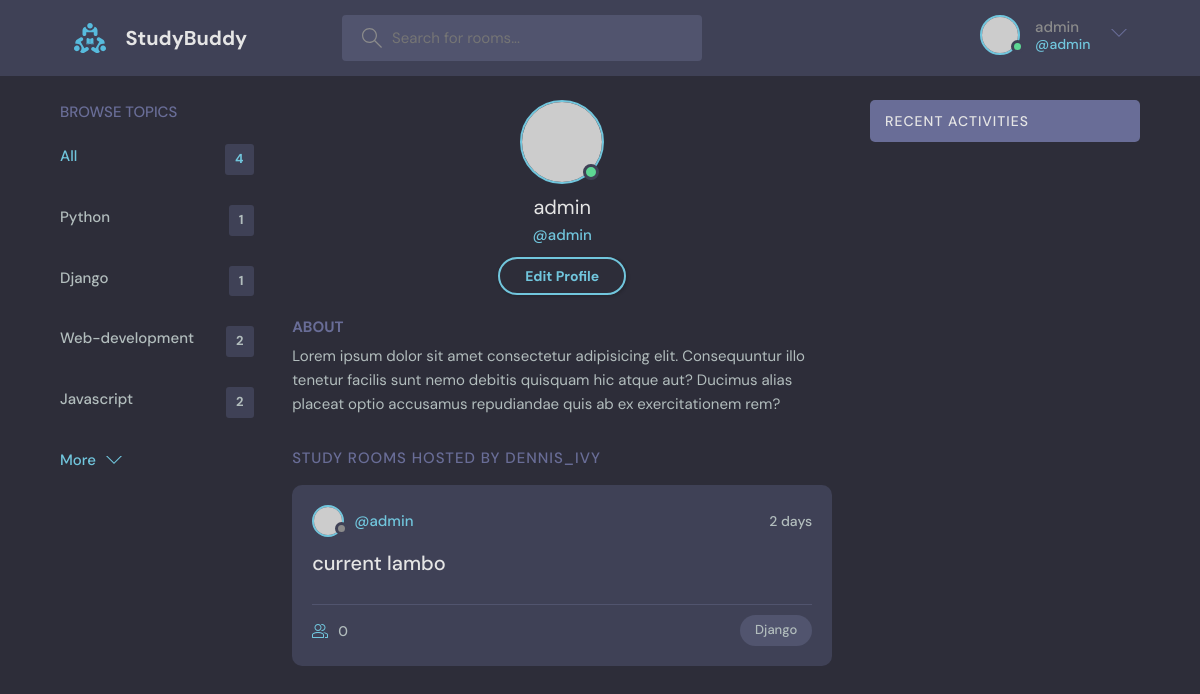
The app's page /profile/5/ (signed in), older data.
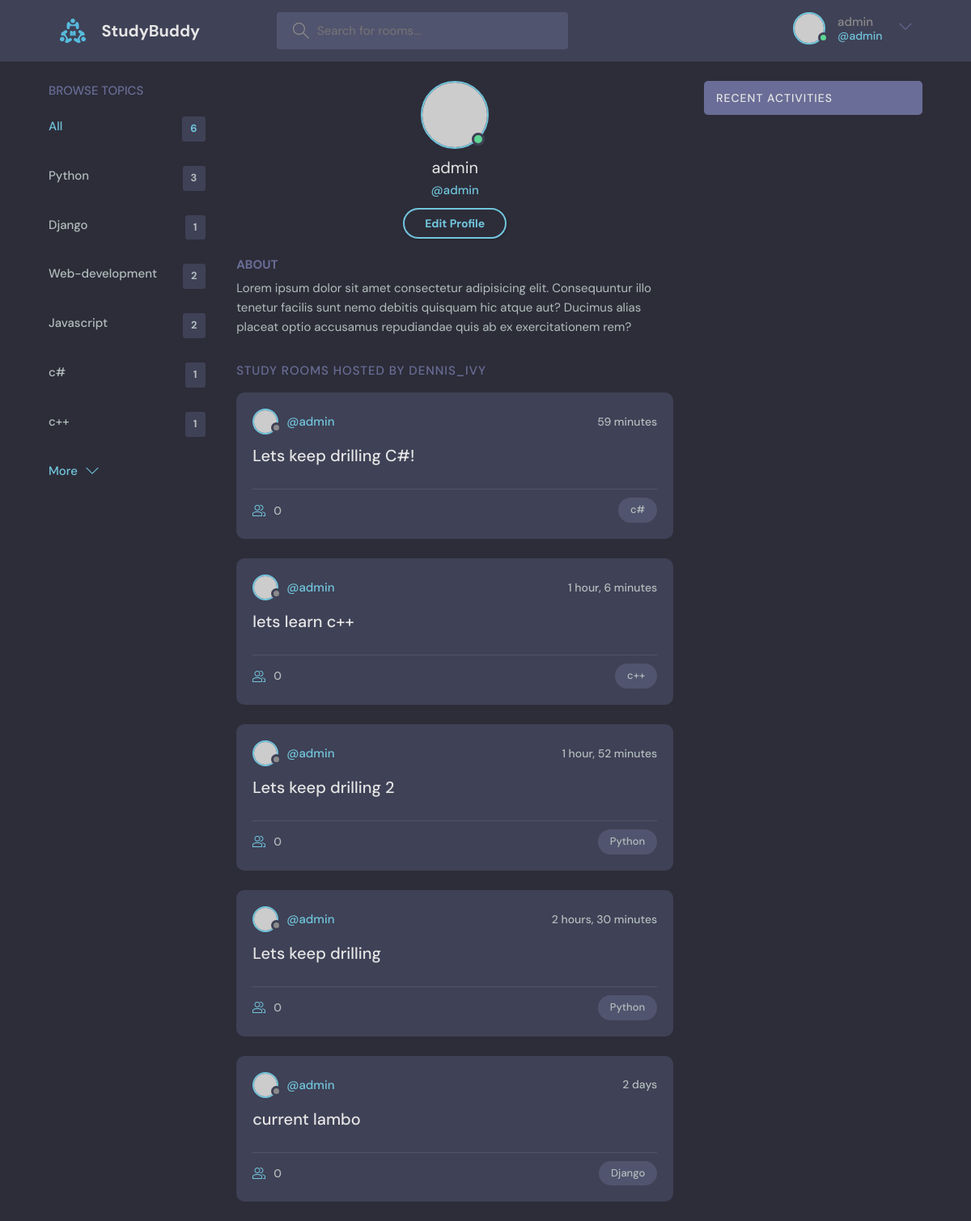
The same page, newer data.
### base/models.py (models this page shows, shortened)
class Topic(models.Model):
    name= models.CharField(max_length=200)

class Room(models.Model):
    host = models.ForeignKey(User,on_delete=models.SET_NULL , null =True)
    topic =  models.ForeignKey(Topic,on_delete=models.SET_NULL , null =True)
    name = models.CharField(max_length=200)
    description = models.TextField(null=True , blank = True)
    participants = models.ManyToManyField(User , related_name='participants' ,blank=True)
    updated = models.DateTimeField(auto_now=True)
    created = models.DateTimeField(auto_now=True)
    class Meta:
        ordering = ['-updated' , '-created']

### base/views.py (the view)
# urls.py: path('profile/<str:pk>/' , views.userProfile , name="user-profile"),
@login_required(login_url='login')
def userProfile(request ,pk):
    user = User.objects.get(id=pk)
    rooms = user.room_set.all()
    room_messages = user.message_set.all()
    topics = Topic.objects.all()
    context = {'user' : user , 'rooms' : rooms ,'room_messages' : room_messages  , 'topics' : topics}
    return render(request, 'base/profile.html' , context)

### base/templates/base/profile.html
{% extends 'main.html' %}
{% block content %}
  <main class="profile-page layout layout--3">
    <div class="container">
      {%  include 'base/topics_component.html'  %}
      <div class="roomList">
        <div class="profile">
          <div class="profile__avatar">
            <div class="avatar avatar--large active">
              <img src="https://randomuser.me/api/portraits/men/11.jpg" />
            </div>
          </div>
          <div class="profile__info">
            <h3>{{user.username}}</h3>
            <p>@{{user.username}}</p>
            <a href="edit-user.html" class="btn btn--main btn--pill">Edit Profile</a>
          </div>
          <div class="profile__about">
            <h3>About</h3>
            <p>
              Lorem ipsum dolor sit amet consectetur adipisicing elit. Consequuntur illo tenetur
              facilis sunt nemo debitis quisquam hic atque aut? Ducimus alias placeat optio
              accusamus repudiandae quis ab ex exercitationem rem?
            </p>
          </div>
        </div>
        <div class="roomList__header">
          <div>
            <h2>Study Rooms Hosted by dennis_ivy</a>
            </h2>
          </div>
        </div>
        {%  include 'base/feed_component.html'  %}
      </div>
      {%  include 'base/activity_component.html'  %}
    </div>
  </main>
{% endblock content %}

### templates/main.html (shortened to what this page needs)
<!DOCTYPE html>
{% load static  %}
<html lang="en">
  <head>
    <link rel="stylesheet" href=" {% static 'styles/style.css' %}" />
  </head>
  <body>
    {% include 'navbar.html'%}
    {% block content %}
    {%endblock %}
  </body>
</html>

### templates/navbar.html (shortened to what this page needs)
{% load static  %}
   <header class="header header--loggedIn">
    <div class="container">
      <a href="{% url 'home' %}" class="header__logo">
        <img src="{% static 'images/logo.svg' %}"/>
        <h1>StudyBuddy</h1>
      </a>
      <form class="header__search" method="GET" action = "{% url 'home' %}" >
        <label>
          <input name="q" placeholder="Search for rooms..." />
        </label>
      </form>
      <nav class="header__menu">
        {% if request.user.is_authenticated %}
        <div class="header__user">
          <a href="profile.html">
            <div class="avatar avatar--medium active">
              <img src="https://randomuser.me/api/portraits/men/37.jpg" />
            </div>
            <p>{{request.user.username}}<span>@{{request.user.username}} </span></p>
          </a>
          <button class="dropdown-button">
            <svg version="1.1" xmlns="http://www.w3.org/2000/svg" width="32" height="32" viewBox="0 0 32 32">
              <title>chevron-down</title>
              <path d="M16 21l-13-13h-3l16 16 16-16h-3l-13 13z"></path>
            </svg>
          </button>
        </div>
        {% else %}
        <a href="{% url 'login' %}">
            <img src="{% static 'images/avatar.svg' %}" />
            <p>Login</p>
        </a>
        {% endif %}
      </nav>
    </div>
  </header>

### base/templates/base/topics_component.html
<div class="topics">
    <div class="topics__header">
      <h2>Browse Topics</h2>
    </div>
    <ul class="topics__list">
      <li>
        <a href="{% url 'home' %}" class="active">All <span>{{ topics.count }}</span></a>
      </li>
      {%for topic in topics%}
      <li>
        <a href="{%url 'home'%}?q={{topic.name}}">{{ topic.name }} <span>{{topic.room_set.all.count}}</span></a>
      </li>
   {% endfor %}
    </ul>
    <a class="btn btn--link" href="topics.html">
      More
      <svg version="1.1" xmlns="http://www.w3.org/2000/svg" width="32" height="32" viewBox="0 0 32 32">
        <title>chevron-down</title>
        <path d="M16 21l-13-13h-3l16 16 16-16h-3l-13 13z"></path>
      </svg>
    </a>
  </div>

### base/templates/base/feed_component.html (shortened to what this page needs)
{% for room in rooms %}
<div class="roomListRoom">
    <div class="roomListRoom__header">
        <a href="{% url 'user-profile' room.host.id %}" class="roomListRoom__author">
            <div class="avatar avatar--small">
                <img src="https://randomuser.me/api/portraits/women/11.jpg" />
            </div>
            <span>@{{room.host.username}}</span>
        </a>
        <div class="roomListRoom__actions">
            <span>{{room.created|timesince}}</span>
        </div>
    </div>
    <div class="roomListRoom__content">
        <a href="{%url 'room' room.id %}">{{room.name}}</a>
    </div>
    <div class="roomListRoom__meta">
        <a href="{%url 'room' room.id %}" class="roomListRoom__joined">
            {{room.participants.all.count}}
        </a>
        <p class="roomListRoom__topic">{{room.topic.name}}</p>
    </div>
</div>
{% endfor %}

### base/templates/base/activity_component.html (shortened to what this page needs)
<div class="activities">
    <div class="activities__header">
      <h2>Recent Activities</h2>
    </div>
</div>

Row changes from the older to the newer data that the page shows:
computed for Topic "Python": room_set.all.count "1" → "3"
added Topic: name "c#", room_set.all.count "1"
added Topic: name "c++", room_set.all.count "1"
added Room: host.username "admin", created "59 minutes", name "Lets keep drilling C#!", participants.all.count "0", topic.name "c#"
added Room: host.username "admin", created "1 hour, 6 minutes", name "lets learn c++", participants.all.count "0", topic.name "c++"
added Room: host.username "admin", created "1 hour, 52 minutes", name "Lets keep drilling 2", participants.all.count "0", topic.name "Python"
added Room: host.username "admin", created "2 hours, 30 minutes", name "Lets keep drilling", participants.all.count "0", topic.name "Python"
Text that changed along with them:
{{ topics.count }}: "4" → "6"
